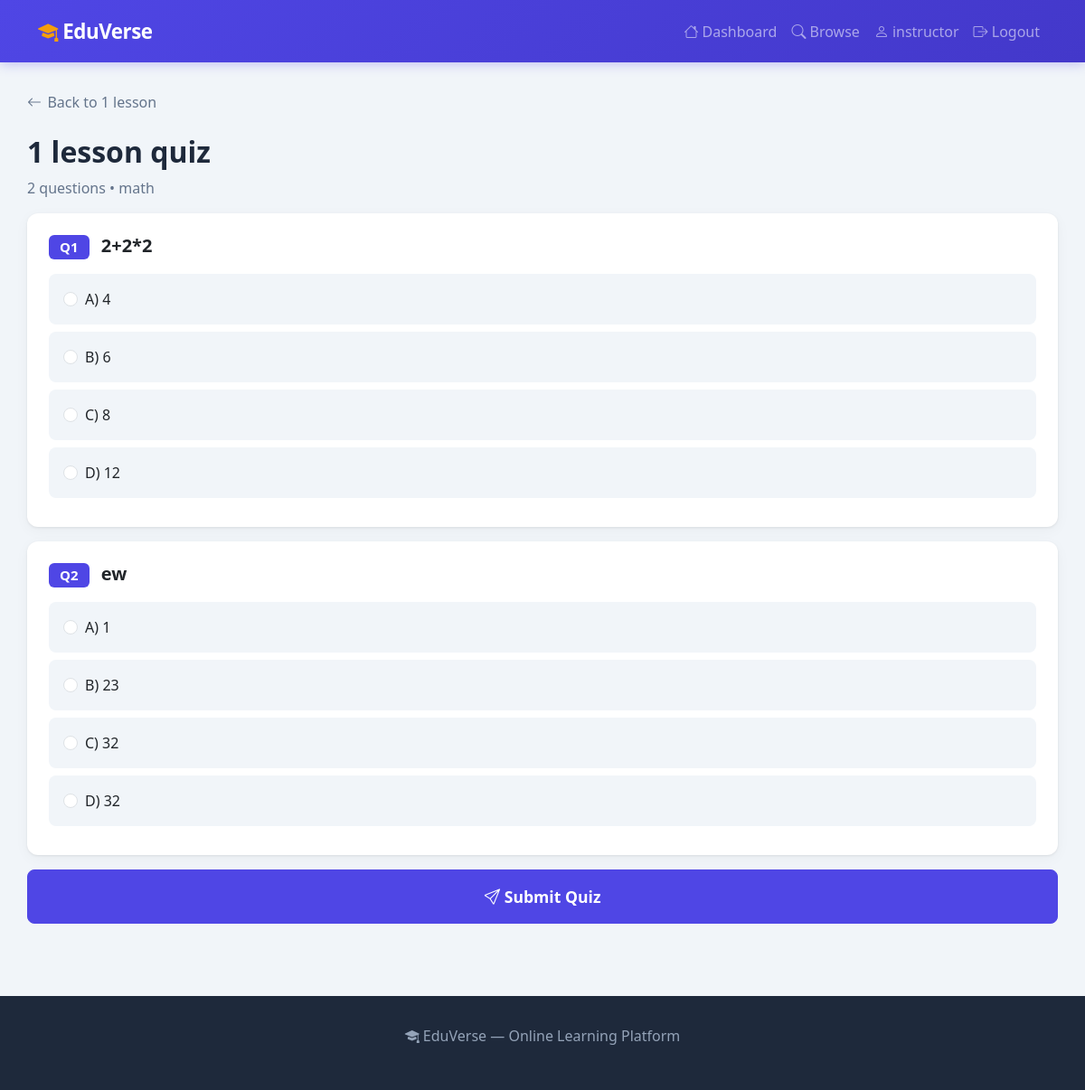
Page /quiz/1/take/ (signed in) on the committed database.
### courses/models.py (models this page shows, shortened)
class Quiz(models.Model):
    lesson = models.ForeignKey(Lesson, on_delete=models.CASCADE, related_name='quizzes')
    title = models.CharField(max_length=200)
    created_at = models.DateTimeField(auto_now_add=True)
    class Meta:
        verbose_name_plural = 'Quizzes'

class Lesson(models.Model):
    course = models.ForeignKey(Course, on_delete=models.CASCADE, related_name='lessons')
    title = models.CharField(max_length=200)
    content = models.TextField()
    file = models.FileField(upload_to='lesson_files/', blank=True, null=True)
    order = models.PositiveIntegerField(default=0)
    created_at = models.DateTimeField(auto_now_add=True)
    class Meta:
        ordering = ['order']

class Course(models.Model):
    title = models.CharField(max_length=200)
    description = models.TextField()
    thumbnail = models.ImageField(upload_to='course_thumbnails/', blank=True, null=True)
    instructor = models.ForeignKey(User, on_delete=models.CASCADE, related_name='courses')
    created_at = models.DateTimeField(auto_now_add=True)

class Question(models.Model):
    quiz = models.ForeignKey(Quiz, on_delete=models.CASCADE, related_name='questions')
    question_text = models.TextField()
    option_a = models.CharField(max_length=200)
    option_b = models.CharField(max_length=200)
    option_c = models.CharField(max_length=200)
    option_d = models.CharField(max_length=200)
    correct_answer = models.CharField(max_length=1, choices=[
        ('A', 'A'), ('B', 'B'), ('C', 'C'), ('D', 'D')
    ])
    order = models.PositiveIntegerField(default=0)
    class Meta:
        ordering = ['order']

### courses/views.py (the view, shortened to what this page needs)
# urls.py: path('quiz/<int:quiz_id>/take/', views.take_quiz_view, name='take_quiz'),
@login_required
def take_quiz_view(request, quiz_id):
    quiz = get_object_or_404(Quiz, id=quiz_id)
    questions = quiz.questions.all()
    is_enrolled = Enrollment.objects.filter(student=request.user, course=quiz.lesson.course).exists()
    is_instructor = quiz.lesson.course.instructor == request.user
    if not is_enrolled and not is_instructor:
        messages.error(request, 'You must enroll to take quizzes.')
        return redirect('course_detail', course_id=quiz.lesson.course.id)
    already_taken = Submission.objects.filter(student=request.user, quiz=quiz).exists()
    return render(request, 'courses/take_quiz.html', {
        'quiz': quiz,
        'questions': questions,
        'already_taken': already_taken,
    })

### courses/templates/courses/take_quiz.html (shortened to what this page needs)
{% extends 'courses/base.html' %}
{% block content %}
<a href="{% url 'lesson_detail' quiz.lesson.id %}" class="back-btn">
    <i class="bi bi-arrow-left"></i> Back to {{ quiz.lesson.title }}
</a>
<h2 style="font-weight: 800;">{{ quiz.title }}</h2>
<p style="color: var(--gray);">{{ questions.count }} question{{ questions.count|pluralize }} &bull; {{ quiz.lesson.course.title }}</p>
{% if already_taken %}
    <div class="card p-4 text-center">
        <i class="bi bi-check-circle" style="font-size: 3rem; color: var(--success);"></i>
        <h4 class="mt-3 fw-bold">Quiz Already Completed</h4>
        <p style="color: var(--gray);">You have already taken this quiz.</p>
        <a href="{% url 'quiz_results' quiz.id %}" class="btn btn-primary">
            <i class="bi bi-eye"></i> View Results
        </a>
    </div>
{% else %}
    <form method="post">
        {% for question in questions %}
            <div class="card p-4 mb-3">
                <h5 class="fw-bold mb-3">
                    <span class="badge me-2" style="background-color: var(--primary);">Q{{ question.order }}</span>
                    {{ question.question_text }}
                </h5>
                <div class="form-check mb-2 p-3" style="background: var(--light-gray); border-radius: 8px; padding-left: 2.5rem !important;">
                    <input class="form-check-input" type="radio" name="question_{{ question.id }}" value="A" id="q{{ question.id }}_a" required>
                    <label class="form-check-label fw-medium" for="q{{ question.id }}_a">A) {{ question.option_a }}</label>
                </div>
                <div class="form-check mb-2 p-3" style="background: var(--light-gray); border-radius: 8px; padding-left: 2.5rem !important;">
                    <input class="form-check-input" type="radio" name="question_{{ question.id }}" value="B" id="q{{ question.id }}_b">
                    <label class="form-check-label fw-medium" for="q{{ question.id }}_b">B) {{ question.option_b }}</label>
                </div>
                <div class="form-check mb-2 p-3" style="background: var(--light-gray); border-radius: 8px; padding-left: 2.5rem !important;">
                    <input class="form-check-input" type="radio" name="question_{{ question.id }}" value="C" id="q{{ question.id }}_c">
                    <label class="form-check-label fw-medium" for="q{{ question.id }}_c">C) {{ question.option_c }}</label>
                </div>
                <div class="form-check mb-2 p-3" style="background: var(--light-gray); border-radius: 8px; padding-left: 2.5rem !important;">
                    <input class="form-check-input" type="radio" name="question_{{ question.id }}" value="D" id="q{{ question.id }}_d">
                    <label class="form-check-label fw-medium" for="q{{ question.id }}_d">D) {{ question.option_d }}</label>
                </div>
            </div>
        {% endfor %}
        <button type="submit" class="btn btn-primary w-100 py-3" style="font-size: 1.1rem;">
            <i class="bi bi-send"></i> Submit Quiz
        </button>
    </form>
{% endif %}
{% endblock %}

### courses/templates/courses/base.html (shortened to what this page needs)
<!DOCTYPE html>
<html lang="en">
<head>
    <link href="https://cdn.jsdelivr.net/npm/bootstrap@5.3.0/dist/css/bootstrap.min.css" rel="stylesheet">
    <link href="https://cdn.jsdelivr.net/npm/bootstrap-icons@1.11.0/font/bootstrap-icons.css" rel="stylesheet">
</head>
<body>
    <nav class="navbar navbar-expand-lg navbar-dark">
        <div class="container">
            <a class="navbar-brand" href="{% url 'dashboard' %}">
                <i class="bi bi-mortarboard-fill"></i> EduVerse
            </a>
            <div class="collapse navbar-collapse" id="navbarNav">
                <div class="navbar-nav ms-auto">
                    {% if user.is_authenticated %}
                        <a class="nav-link" href="{% url 'dashboard' %}"><i class="bi bi-house"></i> Dashboard</a>
                        <a class="nav-link" href="{% url 'browse' %}"><i class="bi bi-search"></i> Browse</a>
                        <a class="nav-link d-flex align-items-center gap-1" href="{% url 'profile' %}">
                            {% if user.profile.profile_picture %}
                                <img src="{{ user.profile.profile_picture.url }}" style="width: 24px; height: 24px; border-radius: 50%; object-fit: cover;">
                            {% else %}
                                <i class="bi bi-person"></i>
                            {% endif %}
                            {{ user.username }}
                        </a>
                        <a class="nav-link" href="{% url 'logout' %}"><i class="bi bi-box-arrow-right"></i> Logout</a>
                    {% else %}
                        <a class="nav-link" href="{% url 'login' %}">Login</a>
                        <a class="nav-link" href="{% url 'register' %}">Register</a>
                    {% endif %}
                </div>
            </div>
        </div>
    </nav>
    <div class="container main-content">
        {% block content %}{% endblock %}
    </div>
    <footer>
        <div class="container text-center">
            <p><i class="bi bi-mortarboard-fill"></i> EduVerse &mdash; Online Learning Platform</p>
        </div>
    </footer>
</body>
</html>

### courses/templates/courses/base.html (style rules this page uses)
:root { --primary: #4f46e5; --primary-dark: #4338ca; --primary-light: #eef2ff; --accent: #f59e0b; --success: #10b981; --danger: #ef4444; --dark: #1e293b; --gray: #64748b; --light-gray: #f1f5f9; }
body { font-family: 'Segoe UI', system-ui, -apple-system, sans-serif; background-color: var(--light-gray); color: var(--dark); min-height: 100vh; }
.navbar { background: linear-gradient(135deg, var(--primary), var(--primary-dark)) !important; box-shadow: 0 2px 12px rgba(79, 70, 229, 0.3); padding: 0.8rem 0; }
.navbar-brand { font-weight: 800; font-size: 1.4rem; letter-spacing: -0.5px; }
.navbar-brand i { color: var(--accent); }
.nav-link { font-weight: 500; transition: opacity 0.2s; }
.main-content { padding: 2rem 0; }
.card { border: none; border-radius: 12px; box-shadow: 0 1px 3px rgba(0,0,0,0.08), 0 4px 16px rgba(0,0,0,0.04); transition: transform 0.2s, box-shadow 0.2s; }
.btn-primary { background-color: var(--primary); border-color: var(--primary); border-radius: 8px; font-weight: 600; padding: 0.5rem 1.2rem; }
.badge { font-weight: 600; padding: 0.4em 0.8em; border-radius: 6px; }
.back-btn { display: inline-flex; align-items: center; gap: 0.4rem; color: var(--gray); text-decoration: none; font-weight: 500; margin-bottom: 1.5rem; transition: color 0.2s; }
footer { background: var(--dark); color: #94a3b8; padding: 2rem 0; margin-top: 3rem; }

### rows in the picture
Quiz: lesson "1 lesson", title "1 lesson quiz", count "2", lesson.course "math"
Question: order "1", question_text "2+2*2", option_a "4", option_b "6", option_c "8", option_d "12"
Question: order "2", question_text "ew", option_a "1", option_b "23", option_c "32", option_d "32"

### other values in the picture
{{ user.username }} "instructor"
